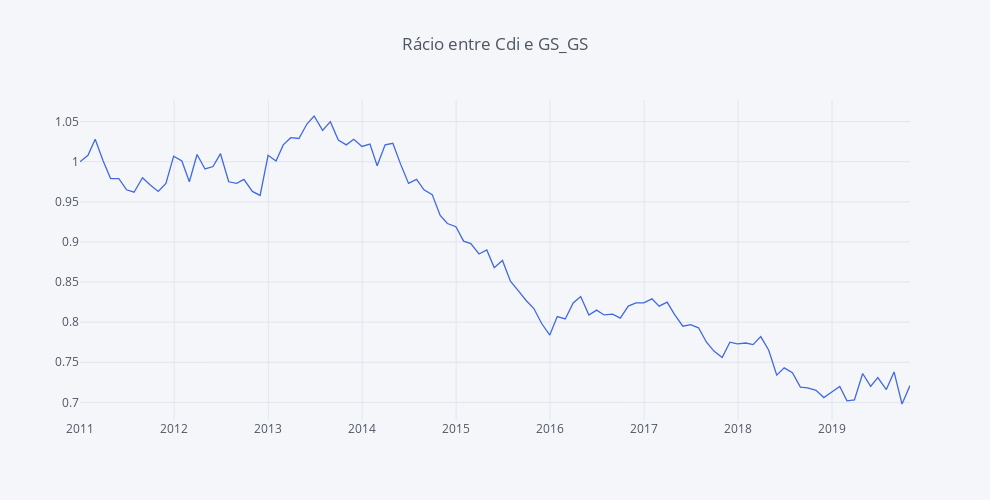

Notebook code for this chart:
### Code cell
round(fundos_norm_sb['Cdi'] / fundos_norm_sb['GS_GE'], 3).iplot(yTitle='', title='Rácio entre Cdi e GS_GS',  colors=['royalblue', 'orange', 'dimgray'], dimensions = dimensions)
